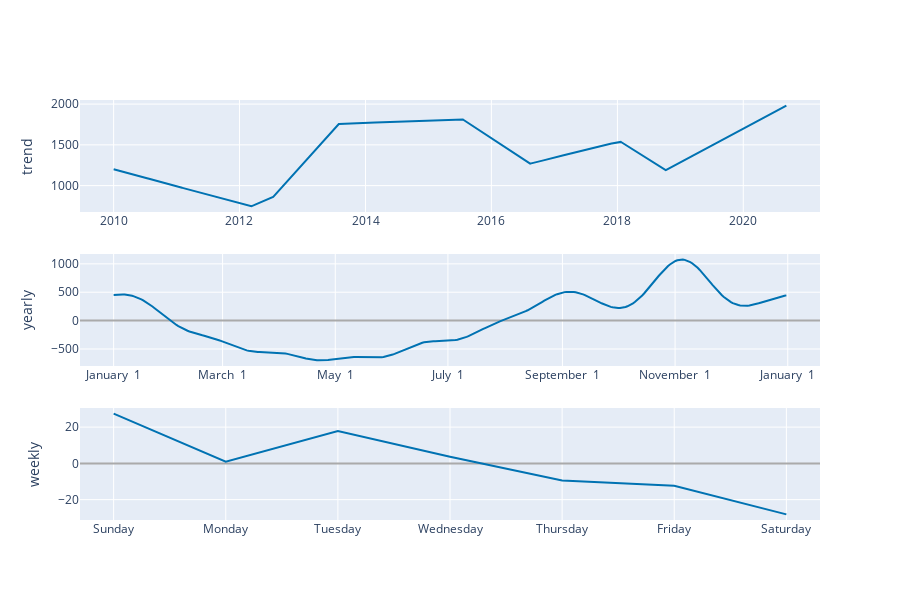

The cell this chart's notebook holds for it:
### Code cell
plot_components_plotly(m, f2)

### Figure 1 — Plotly figure (JSON) as saved in the notebook; plotly's stock layout.template omitted (floating-point values rounded to 4 significant figures; data arrays with more than 128 entries replaced by an {"elided": "..."} marker saying what was removed)
{"data": [{"line": {"color": "#0072B2", "width": 2}, "mode": "lines", "name": "trend", "type": "scatter", "x": {"elided": "2689 str values"}, "xaxis": "x", "y": {"elided": "2689 float values"}, "yaxis": "y"}, {"line": {"color": "#0072B2", "width": 2}, "mode": "lines", "name": "yearly", "type": "scatter", "x": {"elided": "365 str values"}, "xaxis": "x2", "y": {"elided": "365 float values"}, "yaxis": "y2"}, {"line": {"color": "#0072B2", "width": 2}, "mode": "lines", "name": "weekly", "type": "scatter", "x": ["2017-01-01T00:00:00", "2017-01-02T00:00:00", "2017-01-03T00:00:00", "2017-01-04T00:00:00", "2017-01-05T00:00:00", "2017-01-06T00:00:00", "2017-01-07T00:00:00"], "xaxis": "x3", "y": [27.46, 0.9523, 17.84, 3.687, -9.416, -12.38, -28.14], "yaxis": "y3"}], "layout": {"height": 600, "showlegend": false, "width": 900, "xaxis": {"anchor": "y", "domain": [0, 1], "range": ["2009-06-19T21:36:00", "2021-03-21T02:24:00"], "type": "date"}, "xaxis2": {"anchor": "y2", "domain": [0, 1], "range": ["2016-12-13T18:54:02.958904115", "2018-01-18T11:04:57.863013581"], "tickformat": "%B %e", "type": "date"}, "xaxis3": {"anchor": "y3", "domain": [0, 1], "range": ["2016-12-31T16:48:00", "2017-01-07T07:12:00"], "tickformat": "%A", "type": "date"}, "yaxis": {"anchor": "x", "domain": [0.7333, 1], "rangemode": "normal", "title": {"text": "trend"}, "zerolinecolor": "#AAA"}, "yaxis2": {"anchor": "x2", "domain": [0.3667, 0.6333], "title": {"text": "yearly"}, "zerolinecolor": "#AAA"}, "yaxis3": {"anchor": "x3", "domain": [0, 0.2667], "title": {"text": "weekly"}, "zerolinecolor": "#AAA"}}}
